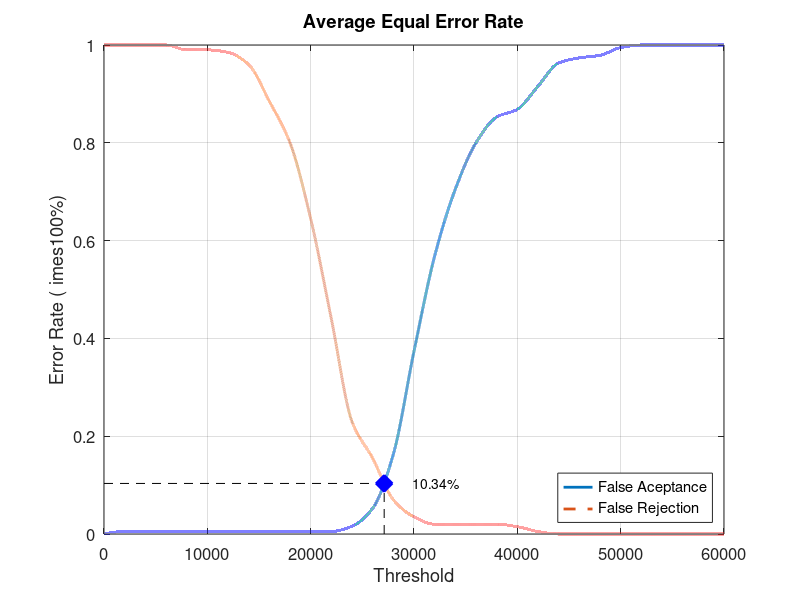
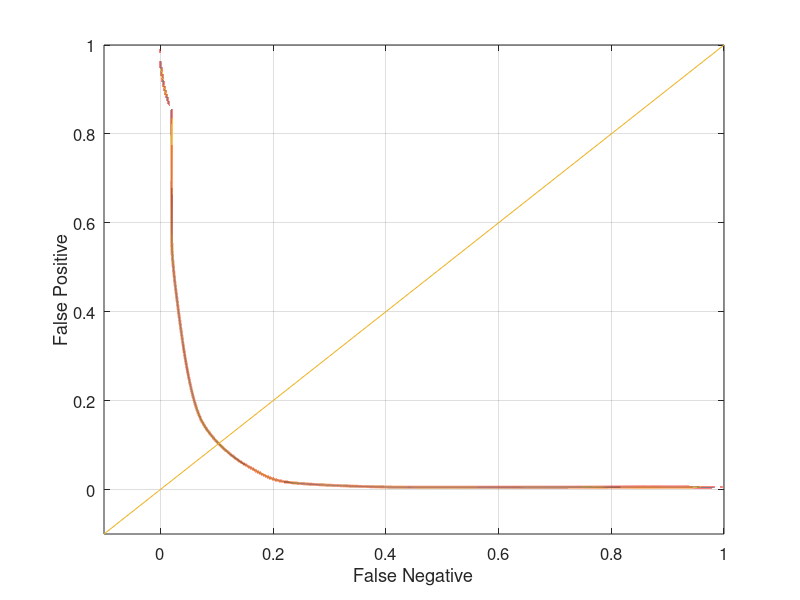

Here is the MATLAB script that generated these plots, in order:
close all;
clear;
clc;
x = 0:2000:60000;
xq = 0:0.5:60000;

y0 = [0 0.00526316 0.00526316 0.00526316 0.00526316 0.00526316 0.00526316 0.00526316 0.00526316 0.00526316 0.00526316 0.00526316 0.0157895 0.0526316 0.163158 0.373684 0.568421 0.705263 0.8 0.852632 0.868421 0.915789 0.963158 0.973684 0.978947 0.994737 1 1 1 1 1]
yy0 = interp1(x, y0, xq, 'pchip');
y1 = [1 1 1 1 0.99 0.99 0.985 0.96 0.885 0.8 0.645 0.44 0.23 0.155 0.07 0.035 0.02 0.02 0.02 0.02 0.015 0.005 0 0 0 0 0 0 0 0 0]
yy1 = interp1(x, y1, xq, 'pchip');

% Calculating EER: 
y2 = abs(y0 - y1);
find(y2 == min(y2))
yy2 = abs(yy0 - yy1);
xEER = find(yy2 == min(yy2));
xEERIndex = xq(xEER) % X-axis EER
yEER = yy0(xEER) % Y-axis EER

main = figure
plot(xq, yy0,'-','LineWidth', 2);	hold on
plot(xq, yy1,'--','LineWidth', 2);	hold on
plot([xEERIndex xEERIndex], [0 yEER], 'k--');	hold on
plot([0 xEERIndex], [yEER yEER], 'k--');	hold on
plot(xEERIndex, yEER, 'bx', 'LineWidth', 10);	hold on
text(xEERIndex + 10 * xEERIndex / 100, yEER, [num2str(round((10000 * yEER)) / 100) '%'])
legend('False Aceptance', 'False Rejection', 'Location', 'SouthEast')
xlabel('Threshold')
ylabel('Error Rate (	imes100%)')
title('Average Equal Error Rate')
set(gca, 'FontSize', 12)
axis([0 60000 0 1])
grid on

print(main, 'Database5_2Main', '-dpng');
FNRxFPR = figure('Color', [1 1 1]);
plot(yy1, yy0, '-', yy1, yy0, 'LineWidth', 2);
hold on
y = -0.1:0.1:1
plot(y, y); 
set(gca, 'FontSize', 12)
xlabel('False Negative')
ylabel('False Positive')
axis([-0.1 1 -0.1 1])
set(gca, 'FontSize', 12)
grid on

print(FNRxFPR, 'Database5_2FNRxFPR','-dpng');
